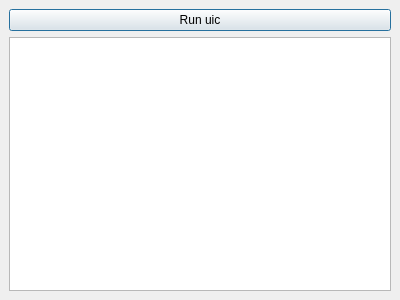
<ui version="4.0" >
 <comment>
   Copyright (c) 2006-2007, Johan Thelin
   
   All rights reserved.
   
   Redistribution and use in source and binary forms, with or without modification, 
   are permitted provided that the following conditions are met:
   
       * Redistributions of source code must retain the above copyright notice, 
         this list of conditions and the following disclaimer.
       * Redistributions in binary form must reproduce the above copyright notice,  
         this list of conditions and the following disclaimer in the documentation 
         and/or other materials provided with the distribution.
       * Neither the name of APress nor the names of its contributors 
         may be used to endorse or promote products derived from this software 
         without specific prior written permission.
   
   THIS SOFTWARE IS PROVIDED BY THE COPYRIGHT HOLDERS AND CONTRIBUTORS
   "AS IS" AND ANY EXPRESS OR IMPLIED WARRANTIES, INCLUDING, BUT NOT
   LIMITED TO, THE IMPLIED WARRANTIES OF MERCHANTABILITY AND FITNESS FOR
   A PARTICULAR PURPOSE ARE DISCLAIMED. IN NO EVENT SHALL THE COPYRIGHT OWNER OR
   CONTRIBUTORS BE LIABLE FOR ANY DIRECT, INDIRECT, INCIDENTAL, SPECIAL,
   EXEMPLARY, OR CONSEQUENTIAL DAMAGES (INCLUDING, BUT NOT LIMITED TO,
   PROCUREMENT OF SUBSTITUTE GOODS OR SERVICES; LOSS OF USE, DATA, OR
   PROFITS; OR BUSINESS INTERRUPTION) HOWEVER CAUSED AND ON ANY THEORY OF
   LIABILITY, WHETHER IN CONTRACT, STRICT LIABILITY, OR TORT (INCLUDING
   NEGLIGENCE OR OTHERWISE) ARISING IN ANY WAY OUT OF THE USE OF THIS
   SOFTWARE, EVEN IF ADVISED OF THE POSSIBILITY OF SUCH DAMAGE.
 </comment>
 <class>ProcessDialog</class>
 <widget class="QDialog" name="ProcessDialog" >
  <property name="geometry" >
   <rect>
    <x>0</x>
    <y>0</y>
    <width>400</width>
    <height>300</height>
   </rect>
  </property>
  <property name="windowTitle" >
   <string>Process Demonstration</string>
  </property>
  <layout class="QGridLayout" >
   <property name="margin" >
    <number>9</number>
   </property>
   <property name="spacing" >
    <number>6</number>
   </property>
   <item row="0" column="0" >
    <widget class="QPushButton" name="uicButton" >
     <property name="text" >
      <string>Run uic</string>
     </property>
    </widget>
   </item>
   <item row="1" column="0" >
    <widget class="QTextEdit" name="textEdit" >
     <property name="html" >
      <string>&lt;html>&lt;head>&lt;meta name="qrichtext" content="1" />&lt;style type="text/css">
p, li { white-space: pre-wrap; }
&lt;/style>&lt;/head>&lt;body style=" font-family:'MS Shell Dlg 2'; font-size:7.8pt; font-weight:400; font-style:normal; text-decoration:none;">
&lt;p style="-qt-paragraph-type:empty; margin-top:0px; margin-bottom:0px; margin-left:0px; margin-right:0px; -qt-block-indent:0; text-indent:0px; font-size:8pt;">&lt;/p>&lt;/body>&lt;/html></string>
     </property>
     <property name="textInteractionFlags" >
      <enum>Qt::TextSelectableByMouse</enum>
     </property>
    </widget>
   </item>
  </layout>
 </widget>
 <resources/>
 <connections/>
</ui>
